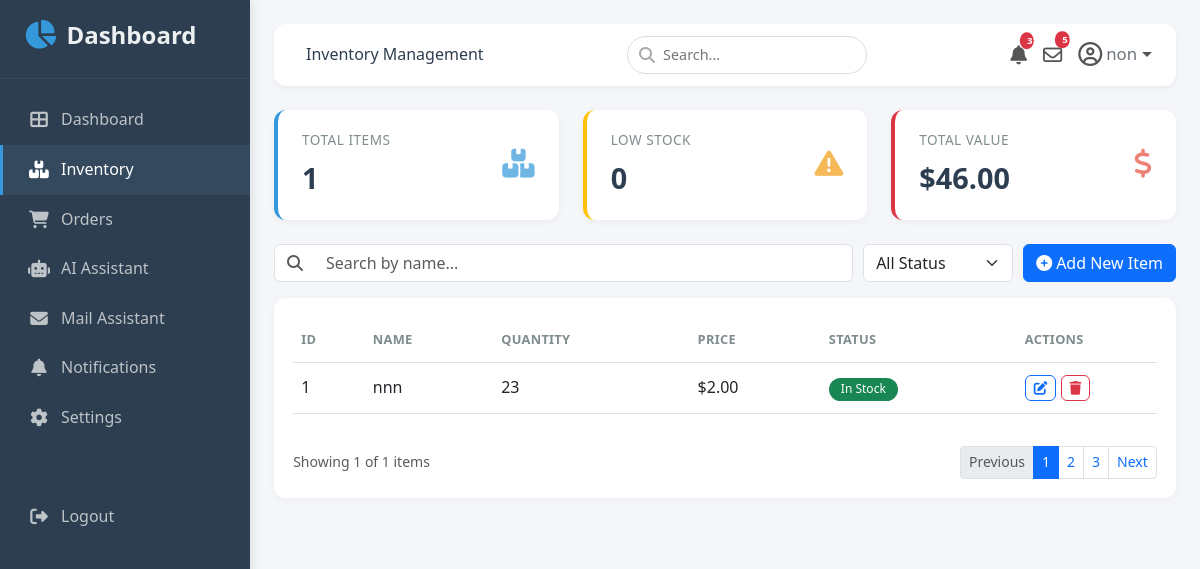
The app's page /Machines (signed in) with its own data.
### app.py (models this page shows, shortened)
class User(UserMixin, db.Model):
    id            = db.Column(db.Integer, primary_key=True)
    username      = db.Column(db.String(80), unique=True, nullable=False)
    password_hash = db.Column(db.String(200), nullable=False)

class Data(db.Model):
    id            = db.Column(db.Integer, primary_key=True)
    name = db.Column(db.String(100), nullable=False)
    price = db.Column(db.Integer, nullable=False)
    quantity = db.Column(db.Integer, nullable=False)
    user_id = db.Column(db.Integer, db.ForeignKey('user.id'), nullable=False)

### app.py (the view, shortened to what this page needs)
@app.route('/Machines', methods=["GET", "POST"])
@login_required
def Machines():
    user = User.query.filter_by(username=current_user.username).first()
    if not user:  # Still handle the case where a user isn't found
        user = User(username=current_user.username, password_hash=generate_password_hash('password')) # Re-establish if no initial user
        db.session.add(user)
        db.session.commit()
    per_page = 4  # Number of items per page
    total_items = Data.query.count()
    total_pages = (total_items + per_page - 1) // per_page
    low_stock = Data.query.filter(Data.quantity < 10).count()
    result = db.session.query(func.sum(Data.quantity * Data.price)).scalar()
    total_value = result if result is not None else 0.0
    '''page = request.args.get('page', 1, type=int)'''  # Corrected this line
    inventory = Data.query.filter_by(user_id=user.id).all()
    db.session.commit()
    return render_template('Machines.html', inventory=inventory, total_items=total_items, low_stock=low_stock, total_value=total_value)

### app.py (called while the page is built)
@login_manager.user_loader
def load_user(user_id):
    return User.query.get(int(user_id))

### templates/Machines.html (shortened to what this page needs)
{% extends "base.html" %}
{% block page_title %}Inventory Management{% endblock %}
{% block content %}
<div class="row g-4 mb-4">
  <div class="col-md-4 col-6">
    <div class="stat-card">
      <div class="d-flex justify-content-between align-items-center">
        <div>
          <p class="stat-label">Total Items</p>
          <p class="stat-number">{{ total_items|default(0) }}</p>
        </div>
        <i class="fas fa-boxes stat-icon"></i>
      </div>
    </div>
  </div>
  <div class="col-md-4 col-6">
    <div class="stat-card border-warning">
      <div class="d-flex justify-content-between align-items-center">
        <div>
          <p class="stat-label">Low Stock</p>
          <p class="stat-number">{{ low_stock|default(0) }}</p>
        </div>
        <i class="fas fa-exclamation-triangle stat-icon warning"></i>
      </div>
    </div>
  </div>
  <div class="col-md-4 col-6">
    <div class="stat-card border-danger">
      <div class="d-flex justify-content-between align-items-center">
        <div>
          <p class="stat-label">Total Value</p>
          <p class="stat-number">${{ "%.2f"|format(total_value|default(0)) }}</p>
        </div>
        <i class="fas fa-dollar-sign stat-icon danger"></i>
      </div>
    </div>
  </div>
</div>
<div class="search-filter-bar">
  <div class="search-input">
    <div class="input-group">
      <span class="input-group-text bg-white border-end-0"><i class="fas fa-search text-muted"></i></span>
      <input type="text" class="form-control border-start-0" placeholder="Search by name..." id="tableSearch">
    </div>
  </div>
  <div class="filter-select">
    <select class="form-select" id="statusFilter">
      <option value="">All Status</option>
    </select>
  </div>
  <div class="ms-auto">
    <button class="btn btn-primary" data-bs-toggle="modal" data-bs-target="#addItemModal">
      <i class="fas fa-plus-circle me-1"></i>Add New Item
    </button>
  </div>
</div>
<div class="table-container">
  <div class="table-responsive">
    <table class="table table-hover align-middle" id="inventoryTable">
      <thead>
        <tr>
          <th>ID</th>
          <th>Name</th>
          <th>Quantity</th>
          <th>Price</th>
          <th>Status</th>
          <th style="width: 140px;">Actions</th>
        </tr>
      </thead>
      <tbody id="inventoryTableBody">
        {% for item in inventory %}
        <tr>
          <td>{{ item.id }}</td>
          <td>{{ item.name }}</td>
          <td>{{ item.quantity }}</td>
          <td>${{ "%.2f"|format(item.price) }}</td>
          <td>
            {% if item.quantity <= 0 %}
              <span class="badge badge-stock bg-danger">Out of Stock</span>
            {% elif item.quantity < 5 %}
              <span class="badge badge-stock bg-warning text-dark">Low Stock</span>
            {% else %}
              <span class="badge badge-stock bg-success">In Stock</span>
            {% endif %}
          </td>
          <td>
            <button class="btn btn-sm btn-outline-primary action-btn edit-btn" data-id="{{ item.id }}" data-name="{{ item.name }}" data-quantity="{{ item.quantity }}" data-price="{{ item.price }}" data-status="{% if item.quantity <= 0 %}Out of Stock{% elif item.quantity < 5 %}Low Stock{% else %}In Stock{% endif %}">
              <i class="fas fa-edit"></i>
            </button>
            <form action="{{ url_for('delete_record', id=item.id) }}" method="POST" style="display:inline;" onsubmit="return confirm('Are you sure you want to delete {{ item.name }}?');">
              <button type="submit" class="btn btn-sm btn-outline-danger action-btn">
                <i class="fas fa-trash"></i>
              </button>
            </form>
          </td>
        </tr>
        {% else %}
        <tr>
          <td colspan="6" class="text-center py-4 text-muted">No inventory items found.</td>
        </tr>
        {% endfor %}
      </tbody>
    </table>
  </div>
  <div class="pagination-bar">
    <div class="text-muted small">
      Showing {{ inventory|length if inventory else 0 }} of {{ total_items|default(0) }} items
    </div>
    <nav>
      <ul class="pagination pagination-sm">
        <li class="page-item disabled"><a class="page-link" href="#">Previous</a></li>
        <li class="page-item active"><a class="page-link" href="#">1</a></li>
        <li class="page-item"><a class="page-link" href="#">2</a></li>
        <li class="page-item"><a class="page-link" href="#">3</a></li>
        <li class="page-item"><a class="page-link" href="#">Next</a></li>
      </ul>
    </nav>
  </div>
</div>
{% endblock %}

### templates/base.html (shortened to what this page needs)
<!DOCTYPE html>
<html lang="en">
<head>
  <link href="https://cdn.jsdelivr.net/npm/bootstrap@5.3.0/dist/css/bootstrap.min.css" rel="stylesheet">
  <link rel="stylesheet" href="https://cdnjs.cloudflare.com/ajax/libs/font-awesome/6.4.0/css/all.min.css">
  <link rel="stylesheet" href="{{ url_for('static', filename='style.css') }}">
</head>
<body>
  <nav class="sidebar" id="sidebar">
    <div class="brand">
      <i class="fas fa-chart-pie"></i> Dashboard
    </div>
    <ul class="nav flex-column">
      <li class="nav-item">
        <a class="nav-link {% if request.endpoint == 'dashboard' %}active{% endif %}"
           href="{{ url_for('dashboard') }}">
          <i class="fas fa-th-large"></i> Dashboard
        </a>
      </li>
      <li class="nav-item">
        <a class="nav-link {% if request.endpoint == 'Machines' %}active{% endif %}"
           href="{{ url_for('Machines') }}">
          <i class="fas fa-boxes"></i> Inventory
        </a>
      </li>
      <li class="nav-item">
        <a class="nav-link {% if request.endpoint == 'orders' %}active{% endif %}"
           href="{{ url_for('orders') }}">
          <i class="fas fa-shopping-cart"></i> Orders
        </a>
      </li>
      <li class="nav-item">
        <a class="nav-link {% if request.endpoint == 'Ai_assistant' %}active{% endif %}"
           href="{{ url_for('Ai_assistant') }}">
          <i class="fas fa-robot"></i> AI Assistant
        </a>
      </li>
      <li class="nav-item">
        <a class="nav-link {% if request.endpoint == 'ai_mail_assistant' %}active{% endif %}"
           href="{{ url_for('ai_mail_assistant') }}">
          <i class="fas fa-envelope"></i> Mail Assistant
        </a>
      </li>
      <li class="nav-item">
        <a class="nav-link {% if request.endpoint == 'notifications' %}active{% endif %}"
           href="{{ url_for('notifications') }}">
          <i class="fas fa-bell"></i> Notifications
        </a>
      </li>
      <li class="nav-item">
        <a class="nav-link" href="{{ url_for('settings') }}"><i class="fas fa-cog"></i> Settings</a>
      </li>
    </ul>
    <hr style="border-color:#34495e; margin: 1.5rem 1rem;">
    <ul class="nav flex-column">
      <li class="nav-item">
        <a class="nav-link" href="{{ url_for('logout') }}"><i class="fas fa-sign-out-alt"></i> Logout</a>
      </li>
    </ul>
  </nav>
  <div class="main-content">
    <div class="top-navbar">
      <div>
        <span class="ms-2 d-none d-sm-inline">{% block page_title %}Dashboard{% endblock %}</span>
      </div>
      <div class="search-box d-none d-md-block">
        <i class="fas fa-search"></i>
        <input type="text" placeholder="Search...">
      </div>
      <div class="nav-icons d-flex align-items-center">
        <div class="dropdown me-2">
          <a href="{{ url_for('notifications') }}" class="text-decoration-none position-relative" id="notificationDropdown" role="button" data-bs-toggle="dropdown" aria-expanded="false">
            <i class="fas fa-bell" style="font-size: 1.2rem;"></i>
            <span class="badge bg-danger position-absolute top-0 start-100 translate-middle" id="navNotifCount" style="font-size: 0.6rem; padding: 0.25rem 0.45rem;">12</span>
          </a>
        </div>
        <a href="{{ url_for('ai_mail_assistant') }}" class="text-decoration-none me-2 position-relative">
          <i class="far fa-envelope" style="font-size: 1.2rem;"></i>
          <span class="badge bg-danger position-absolute top-0 start-100 translate-middle" style="font-size: 0.6rem; padding: 0.25rem 0.45rem;">5</span>
        </a>
        <div class="dropdown">
          <a href="#" class="text-decoration-none dropdown-toggle d-flex align-items-center"
             id="userDropdown" role="button" data-bs-toggle="dropdown" aria-expanded="false">
            <i class="far fa-user-circle fa-lg"></i>
            <span class="ms-1 d-none d-md-inline small text-secondary">
              {{ current_user.username if current_user.is_authenticated else 'Admin' }}
            </span>
          </a>
        </div>
      </div>
    </div>
    {% block content %}{% endblock %}
</body>
</html>

### static/style.css (style rules this page uses)
* { margin: 0; padding: 0; box-sizing: border-box; }
body { background-color: #f4f6f9; font-family: 'Segoe UI', Tahoma, Geneva, Verdana, sans-serif; color: #2c3e50; line-height: 1.6; }
a { text-decoration: none; color: inherit; }
.sidebar { position: fixed; top: 0; left: 0; height: 100vh; width: 250px; background-color: #2c3e50; color: #ecf0f1; transition: transform 0.3s ease; z-index: 1050; padding: 1rem 0; overflow-y: auto; box-shadow: 2px 0 10px rgba(0, 0, 0, 0.1); }
.sidebar .brand { font-size: 1.5rem; font-weight: 600; padding: 0 1.5rem 1.5rem 1.5rem; border-bottom: 1px solid #34495e; margin-bottom: 1rem; display: flex; align-items: center; gap: 10px; }
.sidebar .brand i { color: #3498db; font-size: 1.8rem; }
.sidebar .nav-link { color: #bdc3c7; padding: 0.75rem 1.5rem; border-left: 3px solid transparent; transition: all 0.2s ease; display: flex; align-items: center; gap: 10px; }
.sidebar .nav-link.active { color: #fff; background-color: #34495e; border-left-color: #3498db; }
.sidebar .nav-link i { width: 24px; text-align: center; font-size: 1.1rem; }
.sidebar hr { border-color: #34495e; margin: 1.5rem 1rem; }
.main-content { margin-left: 250px; padding: 1.5rem; min-height: 100vh; transition: margin-left 0.3s ease; }
.top-navbar { background: #fff; border-radius: 12px; padding: 0.75rem 1.5rem; box-shadow: 0 2px 6px rgba(0, 0, 0, 0.05); margin-bottom: 1.5rem; display: flex; align-items: center; justify-content: space-between; }
.top-navbar .search-box { position: relative; }
.top-navbar .search-box input { border-radius: 30px; border: 1px solid #ddd; padding: 0.4rem 1rem 0.4rem 2.2rem; font-size: 0.9rem; width: 240px; transition: border 0.2s ease; }
.top-navbar .search-box i { position: absolute; left: 12px; top: 50%; transform: translateY(-50%); color: #aaa; }
.nav-icons { display: flex; align-items: center; gap: 0.5rem; }
.nav-icons a { color: #555; font-size: 1.2rem; position: relative; transition: color 0.2s ease; }
.nav-icons a .badge { position: absolute; top: -6px; right: -8px; font-size: 0.6rem; padding: 0.25rem 0.45rem; background: #e74c3c; color: #fff; border-radius: 50%; }
.stat-card { background: #fff; border-radius: 12px; padding: 1.2rem 1.5rem; box-shadow: 0 2px 8px rgba(0, 0, 0, 0.04); border-left: 4px solid #3498db; height: 100%; transition: all 0.3s ease; }
.stat-card .stat-icon { font-size: 1.8rem; color: #3498db; opacity: 0.7; }
.stat-card .stat-number { font-size: 1.8rem; font-weight: 600; margin-bottom: 0; }
.stat-card .stat-label { color: #7f8c8d; font-size: 0.85rem; text-transform: uppercase; letter-spacing: 0.5px; margin-bottom: 0.25rem; }
.stat-card.border-warning { border-left-color: #f39c12; }
.stat-card.border-danger { border-left-color: #e74c3c; }
.stat-card .stat-icon.warning { color: #f39c12; }
.stat-card .stat-icon.danger { color: #e74c3c; }
.search-filter-bar { display: flex; flex-wrap: wrap; gap: 10px; align-items: center; margin-bottom: 1rem; }
.search-filter-bar .search-input { flex: 1 1 250px; }
.search-filter-bar .filter-select { flex: 0 1 150px; }
.table-container { background: #fff; border-radius: 12px; padding: 1.2rem; box-shadow: 0 2px 8px rgba(0, 0, 0, 0.04); }
.table-container .table th { border-top: none; color: #7f8c8d; font-weight: 600; font-size: 0.8rem; text-transform: uppercase; letter-spacing: 0.3px; padding: 0.75rem 0.5rem; }
.table-container .table td { vertical-align: middle; padding: 0.75rem 0.5rem; }
.badge-stock, .badge-status { font-weight: 500; padding: 0.35rem 0.75rem; border-radius: 30px; }
.action-btn { padding: 0.15rem 0.5rem; font-size: 0.8rem; border-radius: 6px; transition: all 0.2s ease; }
.action-btn .fas { font-size: 0.85rem; }
.pagination-bar { display: flex; justify-content: space-between; align-items: center; margin-top: 1rem; flex-wrap: wrap; gap: 0.5rem; }
.pagination-bar .pagination { margin: 0; }

### records on screen
User: username "non"
Data: id "1", name "nnn", quantity "23", price "2.00", shows "In Stock"

### other values on screen
{{ total_items|default(0) }} "1"
{{ low_stock|default(0) }} "0"
{{ "%.2f"|format(total_value|default(0)) }} "46.00"
{{ inventory|length if inventory else 0 }} "1"
